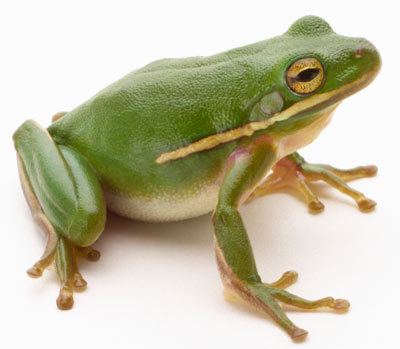
#> input picture images/frog-1.jpg, 400 x 349 px, found by its file name; its folder holds only this picture in this run
$ python ascii_convert.py images/frog-1.jpg
#> lines starting #> are read from the running program, lines starting #| are printed output that depends on the picture
from PIL import Image
from PIL import ImageOps
import sys

def create_ascii_image(img, f):
    width, height = img.size

    for i in range(height):
        for j in range(width):
            pixel_value = img.getpixel((j, i))
            if pixel_value in range(50):
                f.write("*")
            elif pixel_value in range(50, 100):
                f.write("#")
            elif pixel_value in range(100, 150):
                f.write("$")
            elif pixel_value in range(150, 200):
                f.write("%")
            elif pixel_value in range(200, 255):
                f.write("@")
        f.write('\n')

img_name = "images/" + str(sys.argv[1])
im = Image.open(img_name).resize((150,150))
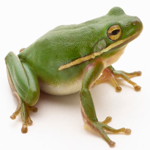
#> im: PIL image 150x150 RGB; mean R, G, B 198, 194.1, 168.7
gray_im = ImageOps.grayscale(im)
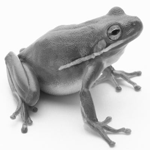
#> gray_im: PIL image 150x150 L; min 21, max 255, mean 192.4

f = open("ascii_image.txt", 'w')
create_ascii_image(gray_im, f)

im.close()
f.close()
